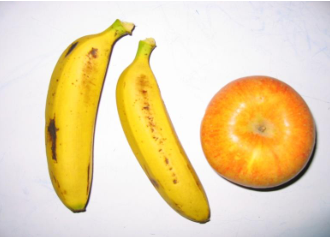
%> input picture lab1/fruit.png, 330 x 237 px
$ octave huiduyuzhifenge.m   (GNU Octave 9; MATLAB toolbox functions it lacks are replaced by stand-ins)
%> lines starting %> are read from the running program, lines starting %| are printed output that depends on the picture
% 灰度阈值分割
img = imread('./fruit.png');
%> img is the input picture: size 237x330x3 uint8; mean R, G, B 233.4, 213.9, 172
img = rgb2gray(img);
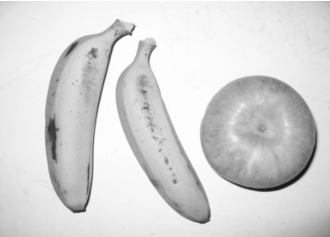
%> img: size 237x330 uint8; min 22, max 255, mean 214.9

% 显示原图像
subplot(2, 1, 1);
imshow(img);
title('原图像');

Th = 205;  % 设定阈值
imgout = img;
imgout(imgout < Th) = 1;
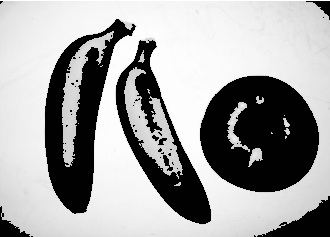
%> imgout: size 237x330 uint8; min 1, max 255, mean 163.4
imgout(imgout > Th) = 256;
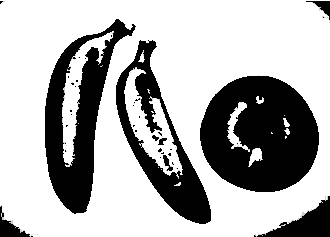
%> imgout: size 237x330 uint8; min 1, max 255, mean 176.7


% 显示变换后的图像
subplot(2, 1, 2);
imshow(imgout);
title('阈值灰度分割后的图像');
